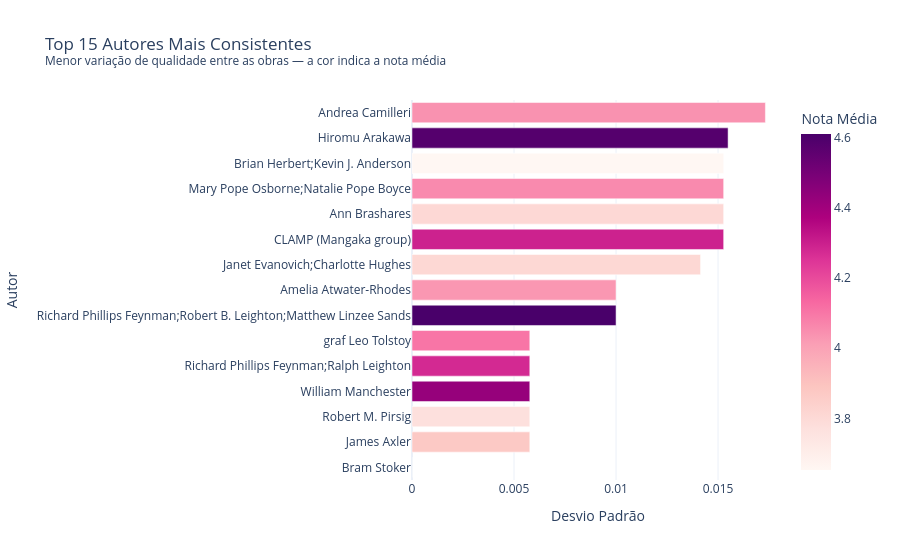

Here is the notebook cell this chart was saved with:
### Markdown cell above
## 2. Os Autores Mais Consistentes do Catálogo

Identificamos os 15 autores com menor variação de qualidade entre suas obras. A cor de cada barra representa a nota média do autor, permitindo distinguir autores que são consistentemente bons daqueles que são consistentemente mediocres.

### Code cell
mais_consistentes = stats.nsmallest(15, 'desvio_nota')

fig = px.bar(
    mais_consistentes,
    x='desvio_nota',
    y='authors',
    orientation='h',
    color='media_nota',
    color_continuous_scale='RdPu',
    hover_data=['qtd_livros', 'media_nota'],
    title='Top 15 Autores Mais Consistentes<br><sup>Menor variação de qualidade entre as obras — a cor indica a nota média</sup>',
    labels={'desvio_nota': 'Desvio Padrão', 'authors': 'Autor',
            'media_nota': 'Nota Média', 'qtd_livros': 'Qtd. Livros'},
    template='plotly_white'
)

fig.update_layout(yaxis={'categoryorder': 'total ascending'})
fig.show()

### Figure 1 — Plotly figure (JSON) as saved in the notebook; plotly's stock layout.template omitted (floating-point values rounded to 4 significant figures)
{"data": [{"customdata": [[3.0, 3.99], [3.0, 3.873], [3.0, 3.773], [3.0, 4.427], [3.0, 4.277], [3.0, 4.103], [3.0, 4.61], [3.0, 4.03], [4.0, 3.81], [3.0, 4.293], [3.0, 3.807], [3.0, 4.057], [3.0, 3.653], [6.0, 4.58], [3.0, 4.04]], "hovertemplate": "Desvio Padrão=%{x}<br>Autor=%{y}<br>Qtd. Livros=%{customdata[0]}<br>Nota Média=%{marker.color}<extra></extra>", "legendgroup": "", "marker": {"color": [3.99, 3.873, 3.773, 4.427, 4.277, 4.103, 4.61, 4.03, 3.81, 4.293, 3.807, 4.057, 3.653, 4.58, 4.04], "coloraxis": "coloraxis", "pattern": {"shape": ""}}, "name": "", "orientation": "h", "showlegend": false, "textposition": "auto", "type": "bar", "x": [0.0, 0.005774, 0.005774, 0.005774, 0.005774, 0.005774, 0.01, 0.01, 0.01414, 0.01528, 0.01528, 0.01528, 0.01528, 0.01549, 0.01732], "xaxis": "x", "y": ["Bram Stoker", "James Axler", "Robert M. Pirsig", "William Manchester", "Richard Phillips Feynman;Ralph Leighton", "graf Leo Tolstoy", "Richard Phillips Feynman;Robert B. Leighton;Matthew Linzee Sands", "Amelia Atwater-Rhodes", "Janet Evanovich;Charlotte Hughes", "CLAMP (Mangaka group)", "Ann Brashares", "Mary Pope Osborne;Natalie Pope Boyce", "Brian Herbert;Kevin J. Anderson", "Hiromu Arakawa", "Andrea Camilleri"], "yaxis": "y"}], "layout": {"barmode": "relative", "coloraxis": {"colorbar": {"title": {"text": "Nota Média"}}, "colorscale": [[0, "rgb(255,247,243)"], [0.125, "rgb(253,224,221)"], [0.25, "rgb(252,197,192)"], [0.375, "rgb(250,159,181)"], [0.5, "rgb(247,104,161)"], [0.625, "rgb(221,52,151)"], [0.75, "rgb(174,1,126)"], [0.875, "rgb(122,1,119)"], [1, "rgb(73,0,106)"]]}, "legend": {"tracegroupgap": 0}, "title": {"text": "Top 15 Autores Mais Consistentes<br><sup>Menor variação de qualidade entre as obras — a cor indica a nota média</sup>"}, "xaxis": {"anchor": "y", "domain": [0, 1], "title": {"text": "Desvio Padrão"}}, "yaxis": {"anchor": "x", "categoryorder": "total ascending", "domain": [0, 1], "title": {"text": "Autor"}}}}
